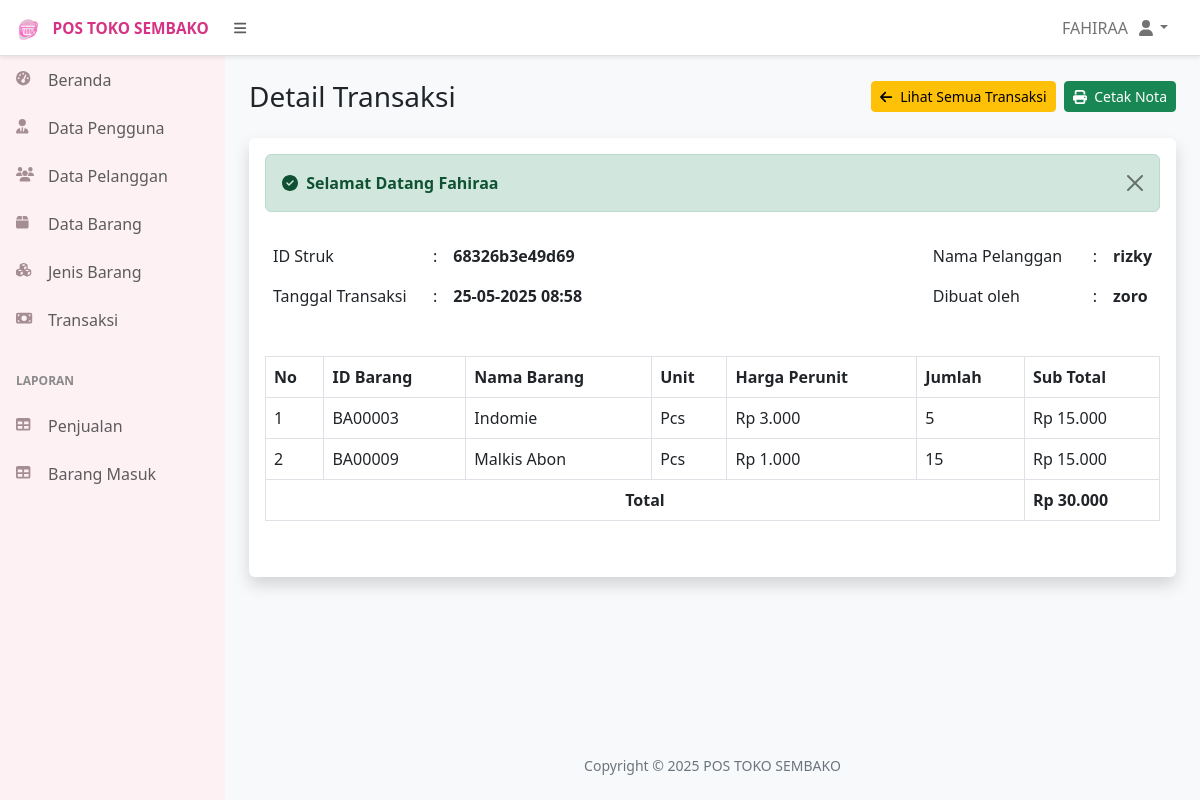
The page /media.php?page=data_transaksi_penjualan_detail&&id_struk=68326b3e49d69 (signed in) on the database its author committed.
### tables this page shows
CREATE TABLE `penjualan` (
  `id_penjualan` int(11) NOT NULL,
  `id_struk` char(13) DEFAULT NULL,
  `id_pelanggan` int(11) DEFAULT NULL,
  `id_user` int(11) DEFAULT NULL,
  `id_barang` char(7) DEFAULT NULL,
  `tanggal_pembelian` datetime DEFAULT NULL,
  `jumlah_pembelian` int(11) DEFAULT NULL,
  `status_pembelian` enum('Terjual','Belum Terjual') NOT NULL
);

CREATE TABLE `pelanggan` (
  `id_pelanggan` int(11) NOT NULL,
  `nama_pelanggan` varchar(255) NOT NULL,
  `jenis_kelamin` enum('L','P') NOT NULL,
  `nomor_hp` char(15) NOT NULL,
  `alamat` text NOT NULL,
  `poin` int(11) DEFAULT 0
);

CREATE TABLE `user` (
  `id_user` int(11) NOT NULL,
  `nama_user` varchar(255) NOT NULL,
  `username` varchar(255) NOT NULL,
  `password` varchar(255) NOT NULL
);

CREATE TABLE `barang` (
  `id_barang` char(7) NOT NULL,
  `id_jenis_barang` char(7) DEFAULT NULL,
  `nama_barang` varchar(255) DEFAULT NULL,
  `unit` varchar(255) DEFAULT NULL,
  `harga` int(20) DEFAULT NULL,
  `jumlah` int(11) NOT NULL,
  `tanggal_masuk` date DEFAULT NULL,
  `kedaluwarsa` date DEFAULT NULL
);

### data_transaksi_penjualan_detail.php (the view)
<?php
if (isset($_GET['id_struk'])) {
    $id_struk = $_GET['id_struk'];
    $ambil_data = mysqli_query($koneksi, "SELECT * FROM penjualan WHERE id_struk='$id_struk'");
    if (mysqli_num_rows($ambil_data) > 0) {
        $data = mysqli_fetch_array($ambil_data);
    } else {
        $_SESSION['warning'] = "Data tidak ditemukan!";
        echo "<script>window.location.href = 'media.php?page=data_transaksi_penjualan';</script>";
        exit();
    }
}
?>
<div class="container-fluid px-4">
    <div class="d-flex justify-content-between align-items-center gap-2 my-4">
        <h3 class="mb-0">Detail Transaksi</h3>
        <div class="d-flex gap-2">
            <a href="media.php?page=data_transaksi_penjualan" class="btn btn-warning btn-sm"><i class="fas fa-arrow-left me-1"></i> Lihat Semua Transaksi</a>
            <button type="button" onclick="printNota('cetak_nota.php?id_struk=<?= $data['id_struk']; ?>');" class="btn btn-sm btn-success"><i class="fas fa-print me-1"></i> Cetak Nota</button>
        </div>
    </div>
    <div class="card border-0 shadow mb-4">
        <div class="card-body">
            <?php include "alerts.php" ?>
            <div class="d-flex justify-content-between gap-2 mb-4">
                <div class="table-responsive">
                    <table class="table table-borderless table-nowrap">
                        <tr>
                            <td style="width: 10rem;">ID Struk</td>
                            <td style="width: 1rem;">:</td>
                            <th><?= $data['id_struk']; ?></th>
                        </tr>
                        <tr>
                            <td>Tanggal Transaksi</td>
                            <td>:</td>
                            <th><?= date('d-m-Y H:i', strtotime($data['tanggal_pembelian'])); ?></th>
                        </tr>
                    </table>
                </div>
                <div class="table-responsive">
                    <table class="table table-borderless table-nowrap">
                        <tr>
                            <td style="width: 10rem;">Nama Pelanggan</td>
                            <td style="width: 1rem;">:</td>
     <th>
        <?php
        $id_pelanggan = $data['id_pelanggan'];
        $pelanggan = mysqli_query($koneksi, "SELECT nama_pelanggan FROM pelanggan WHERE id_pelanggan='$id_pelanggan'");
        if ($pelanggan && mysqli_num_rows($pelanggan) > 0) {
            $data_pelanggan = mysqli_fetch_array($pelanggan);
            echo htmlspecialchars($data_pelanggan['nama_pelanggan']);
        } else {
            echo "<span class='text-danger'><em>-</em></span>";
        }
        ?>
    </th>
                        </tr>
                        <tr>
                            <td>Dibuat oleh</td>
                            <td>:</td>
                            <th>
                                <?php
                                $id_user = $data['id_user'];
                                $user = mysqli_query($koneksi, "SELECT nama_user FROM user WHERE id_user='$id_user'");
                                $data_user = mysqli_fetch_array($user);
                                echo $data_user['nama_user'];
                                ?>
                            </th>
                        </tr>
                    </table>
                </div>
            </div>
            <div class="table-responsive mb-4">
                <table class="table table-bordered table-nowrap">
                    <thead>
                        <tr>
                            <th>No</th>
                            <th>ID Barang</th>
                            <th>Nama Barang</th>
                            <th>Unit</th>
                            <th>Harga Perunit</th>
                            <th>Jumlah</th>
                            <th>Sub Total</th>
                        </tr>
                    </thead>
                    <tbody>
                        <?php
                        $no = 1;
                        $total = 0;
                        $sqlNota = "SELECT * FROM penjualan
                                    INNER JOIN barang ON penjualan.id_barang=barang.id_barang
                                    WHERE id_struk='$id_struk'
                                    ORDER BY nama_barang ASC";
                        $queryNota = mysqli_query($koneksi, $sqlNota);
                        while ($hasil = mysqli_fetch_array($queryNota)) :
                        ?>
                            <tr>
                                <td><?= $no++ ?></td>
                                <td><?= $hasil['id_barang']; ?></td>
                                <td><?= $hasil['nama_barang']; ?></td>
                                <td><?= $hasil['unit']; ?></td>
                                <td><?= 'Rp ' . number_format($hasil['harga'], 0, ',', '.') ?></td>
                                <td><?= $hasil['jumlah_pembelian']; ?></td>
                                <td>
                                    <?php
                                    $subTotal = $hasil['harga'] * $hasil['jumlah_pembelian'];
                                    echo 'Rp ' . number_format($subTotal, 0, ',', '.');
                                    ?>
                                </td>
                            </tr>
                            <?php $total += $subTotal; ?>
                        <?php endwhile ?>
                        <tr>
                            <th colspan="6" class="text-center">Total</th>
                            <th><?= 'Rp ' . number_format($total, 0, ',', '.') ?></th>
                        </tr>
                    </tbody>
                </table>
            </div>
        </div>
    </div>
</div>

### rows shown on the page
penjualan: id_struk "68326b3e49d69", tanggal_pembelian "25-05-2025 08:58", id_barang.id_barang "BA00003", id_barang.nama_barang "Indomie", id_barang.unit "Pcs", id_barang.harga "3.000", jumlah_pembelian "5", subTotal "15.000"
pelanggan: nama_pelanggan "rizky"
user: nama_user "zoro"
penjualan: id_barang.id_barang "BA00009", id_barang.nama_barang "Malkis Abon", id_barang.unit "Pcs", id_barang.harga "1.000", jumlah_pembelian "15", subTotal "15.000"

### other values the page prints
$_SESSION['nama_user'] "FAHIRAA"
$_SESSION['success'] "Selamat Datang Fahiraa"
$total "30.000"
